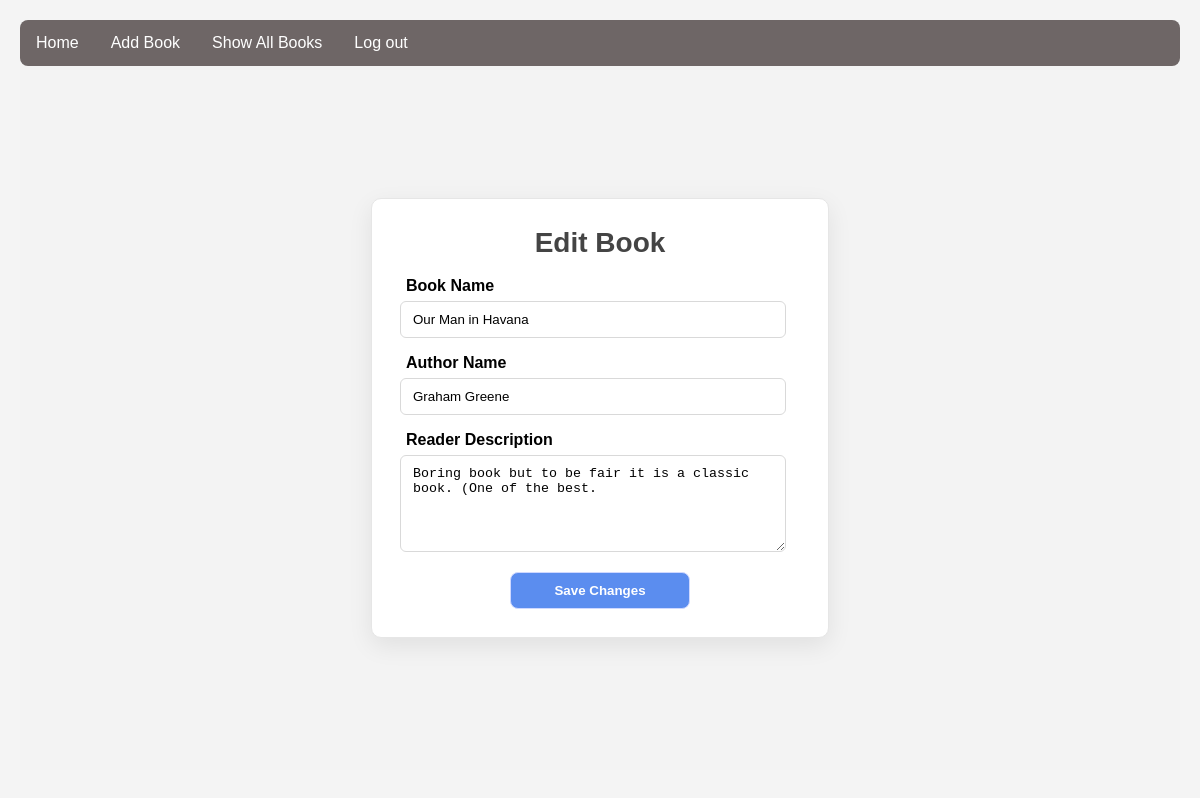
The app's page /edit/2 (signed in) with its own data.
### models.py (models this page shows, shortened)
class Book(db.Model):
    __tablename__ = "books"
    id: int = db.Column(db.Integer, primary_key=True)
    author_name: str = db.Column(db.String(100), nullable=False)
    book_name: str = db.Column(db.String(200), nullable=False, index=True)
    reader_description: str = db.Column(db.Text, nullable=False)
    created_at: datetime = db.Column(db.DateTime, default=datetime.utcnow, nullable=False)
    user_id = db.Column(
        db.Integer,
        db.ForeignKey("users.id", ondelete="CASCADE"),
        nullable=False,
        index=True,
    )
    owner = db.relationship("User", back_populates="books")

### app.py (the view, shortened to what this page needs)
@app.route('/edit/<int:book_id>', methods=['GET', 'POST'])
@login_required
def edit_book(book_id: int) -> Response | str:
    book: Book | None = Book.query.filter_by(id=book_id, user_id=current_user.id).first()
    if not book:
        flash("Book not found.", "error")
        return redirect(url_for('all_books'))
    return render_template('edit.html', book=book)

### app.py (called while the page is built)
@login_manager.user_loader
def load_user(user_id):
    return User.query.get(int(user_id))

### templates/edit.html (shortened to what this page needs)
{% extends "base.html" %}
{% block extra_css %}
  <link rel="stylesheet" href="{{ url_for('static', filename='css/edit.css') }}">
{% endblock %}
{% block content %}
  <div id="edit-page">
    <form method="POST" class="edit-form">
      <h1>Edit Book</h1>
      <div class="form-group">
        <label for="book_name">Book Name</label>
        <input type="text" id="book_name" name="book_name" value="{{ book.book_name }}" required>
      </div>
      <div class="form-group">
        <label for="author_name">Author Name</label>
        <input type="text" id="author_name" name="author_name" value="{{ book.author_name }}" required>
      </div>
      <div class="form-group">
        <label for="reader_description">Reader Description</label>
        <textarea id="reader_description" name="reader_description" rows="5" required>{{ book.reader_description }}</textarea>
      </div>
      <button type="submit" class="btn-primary">Save Changes</button>
    </form>
  </div>
{% endblock %}

### static/css/main.css (style rules this page uses)
body { font-family: Arial, sans-serif; margin: 0; padding: 20px; background-color: #f4f4f4; }
h1 { color: #444; text-align: center; }

### static/css/edit.css (style rules this page uses)
#edit-page { min-height: 80vh; display: flex; align-items: center; justify-content: center; padding: 32px 16px; background: #f3f3f3; }
.edit-form { width: 80%; max-width: 400px; background: #fff; border: 1px solid #e6e6e6; border-radius: 10px; box-shadow: 0 8px 24px rgba(0,0,0,0.08); padding: 28px; }
.edit-form h1 { text-align: center; margin: 0 0 18px 0; font-size: 28px; }
.form-group { margin-bottom: 16px; }
.form-group label { display: block; font-weight: 600; margin-bottom: 6px; padding-left: 6px; }
.edit-form input[type="text"], .edit-form textarea { width: 90%; padding: 10px 12px; border: 1px solid #d9d9d9; border-radius: 6px; outline: none; }
.btn-primary { display: block; width: 180px; margin: 6px auto 0; padding: 10px 14px; border: 1px solid #cfd8ff; border-radius: 8px; background: #5b8def; color: #fff; font-weight: 600; cursor: pointer; transition: transform .05s ease, box-shadow .2s ease, background .2s ease; }

### records on screen
Book: book_name "Our Man in Havana", author_name "Graham Greene", reader_description "Boring book but to be fair it is a classic book. (One of the best."
